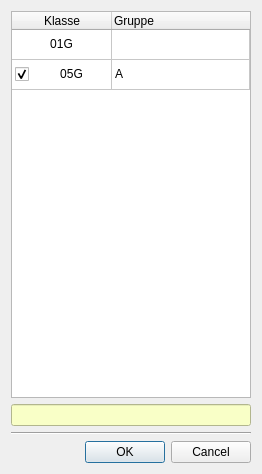
<?xml version="1.0" encoding="UTF-8"?>
<ui version="4.0">
 <class>Dialog</class>
 <widget class="QDialog" name="Dialog">
  <property name="geometry">
   <rect>
    <x>0</x>
    <y>0</y>
    <width>262</width>
    <height>474</height>
   </rect>
  </property>
  <property name="sizePolicy">
   <sizepolicy hsizetype="Preferred" vsizetype="Maximum">
    <horstretch>0</horstretch>
    <verstretch>0</verstretch>
   </sizepolicy>
  </property>
  <property name="windowTitle">
   <string>beteiligte Gruppen</string>
  </property>
  <property name="sizeGripEnabled">
   <bool>false</bool>
  </property>
  <layout class="QVBoxLayout" name="verticalLayout">
   <item>
    <widget class="QTableWidget" name="class_table">
     <property name="editTriggers">
      <set>QAbstractItemView::NoEditTriggers</set>
     </property>
     <property name="rowCount">
      <number>2</number>
     </property>
     <attribute name="horizontalHeaderMinimumSectionSize">
      <number>100</number>
     </attribute>
     <attribute name="horizontalHeaderDefaultSectionSize">
      <number>100</number>
     </attribute>
     <attribute name="horizontalHeaderStretchLastSection">
      <bool>true</bool>
     </attribute>
     <attribute name="verticalHeaderVisible">
      <bool>false</bool>
     </attribute>
     <row>
      <property name="text">
       <string/>
      </property>
     </row>
     <row>
      <property name="text">
       <string/>
      </property>
     </row>
     <column>
      <property name="text">
       <string>Klasse</string>
      </property>
     </column>
     <column>
      <property name="text">
       <string>Gruppe</string>
      </property>
      <property name="textAlignment">
       <set>AlignLeading|AlignVCenter</set>
      </property>
     </column>
     <item row="0" column="0">
      <property name="text">
       <string>01G</string>
      </property>
      <property name="textAlignment">
       <set>AlignCenter</set>
      </property>
      <property name="checkState">
       <enum>Unchecked</enum>
      </property>
     </item>
     <item row="0" column="1">
      <property name="text">
       <string/>
      </property>
     </item>
     <item row="1" column="0">
      <property name="text">
       <string>05G</string>
      </property>
      <property name="textAlignment">
       <set>AlignCenter</set>
      </property>
      <property name="checkState">
       <enum>Checked</enum>
      </property>
     </item>
     <item row="1" column="1">
      <property name="text">
       <string>A</string>
      </property>
     </item>
    </widget>
   </item>
   <item>
    <widget class="QLineEdit" name="value">
     <property name="styleSheet">
      <string notr="true">color: rgb(217, 0, 0);
background-color: rgb(249, 255, 199);</string>
     </property>
    </widget>
   </item>
   <item>
    <widget class="Line" name="line">
     <property name="orientation">
      <enum>Qt::Horizontal</enum>
     </property>
    </widget>
   </item>
   <item>
    <widget class="QDialogButtonBox" name="buttonBox">
     <property name="orientation">
      <enum>Qt::Horizontal</enum>
     </property>
     <property name="standardButtons">
      <set>QDialogButtonBox::Cancel|QDialogButtonBox::Ok</set>
     </property>
    </widget>
   </item>
  </layout>
 </widget>
 <resources/>
 <connections>
  <connection>
   <sender>buttonBox</sender>
   <signal>accepted()</signal>
   <receiver>Dialog</receiver>
   <slot>accept()</slot>
   <hints>
    <hint type="sourcelabel">
     <x>248</x>
     <y>254</y>
    </hint>
    <hint type="destinationlabel">
     <x>157</x>
     <y>274</y>
    </hint>
   </hints>
  </connection>
  <connection>
   <sender>buttonBox</sender>
   <signal>rejected()</signal>
   <receiver>Dialog</receiver>
   <slot>reject()</slot>
   <hints>
    <hint type="sourcelabel">
     <x>316</x>
     <y>260</y>
    </hint>
    <hint type="destinationlabel">
     <x>286</x>
     <y>274</y>
    </hint>
   </hints>
  </connection>
 </connections>
</ui>
